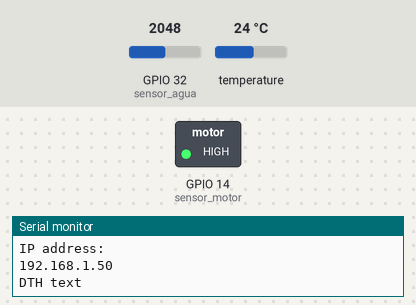
A program run on a simulated ESP32. Parts: switched loads named in the program (green lamp = pin HIGH), the last lines printed to the serial monitor. The inputs (shaded band) are chosen by the test bench; at power-on: GPIO 32 (sensor_agua) = 2048, temperature 24 °C. WiFi joins after 1.5 s; servers stay silent unless stated.

Above: at 5.7 s.
At 11.4 s:
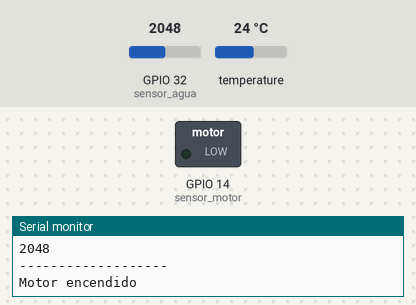
Timing chart, 0 to 13.7 s (numbered marks = the images above):
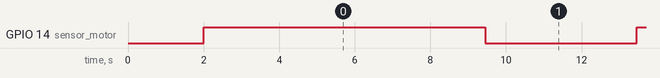

Measured:
- by itself, GPIO 14 (sensor_motor): repeats every 9.0 s: LOW 4.0 s, HIGH 5.0 s

The program:

main.cpp
```cpp
#include <Adafruit_Sensor.h>
#include <DHT.h>
#include <DHT_U.h>
#include <SD.h>
#include <SPIFFS.h>
#include <WiFi.h>
#include <FirebaseESP32.h>

uint32_t delayMS;
#define sensor_agua 32
#define sensor_motor 14
#define dths 4
#define DHTTYPE DHT11
DHT_Unified dht(dths, DHTTYPE);

#define FIREBASE_HOST "tower-garden-default-rtdb.firebaseio.com"
#define FIREBASE_AUTH "h4oZhjYR0M38YcH7kPvRljWnGn6SEJKubiCKbmi1"
FirebaseData tower_garden;
String ruta ="tower-garden";// difinimos ruta de firebase

const char * ssid = "YUYIS_21815";
const char * password = "Daga13maa";

float h;
float t;
int  sensorValue;
int aus;


 unsigned long dthpreviosmili= 0;
 unsigned long dthcurrenmilli= 0;
 const long  humedad = 9000;

 unsigned long nivelpreviosmili= 0;
 unsigned long nivelcurrenmilli= 0;
 const long  nivel = 9000;

 unsigned long reletpreviosmili= 0;
 unsigned long reletcurrenmilli= 0;
 const long  relet = 9000;
 int ensender_motor = 4000;

 void setup(){
  Serial.begin(115200);
  dht.begin();
  pinMode(dths,OUTPUT);
  pinMode(sensor_agua,INPUT_PULLUP);
  pinMode(sensor_motor,OUTPUT);

  WiFi.begin(ssid, password);
  Serial.println("Se esta conectando a la red wifi denominada");

 while (WiFi.status() != WL_CONNECTED){
    delay(1000);
    Serial.println(".");
  }
  Serial.println("");
  Serial.println("Wifi connected");
  Serial.println("IP address:");
 Serial.println(WiFi.localIP());

  // Conexion a Firebase
  Firebase.begin(FIREBASE_HOST,FIREBASE_AUTH);


  //Temperatura y Humedad
 Serial.println(F("DTH text"));
  dht.begin();
  if (isnan(h)||isnan(t)){
    Serial.println(F("Falla en la lectura del sensor"));
    return;
  }


 }
 void loop(){
  dthcurrenmilli = millis();

 if(dthcurrenmilli - dthpreviosmili >= humedad){
    dthpreviosmili = dthcurrenmilli;
    sensors_event_t event;
  dht.temperature().getEvent(&event);
  if (isnan(event.temperature)) {
    Serial.println(F("Error reading temperature!"));
  }
  else {
  h= event.temperature;
  t= event.relative_humidity;

   Serial.print(F("Humedad: %")); //La F() siginifica que lo que esta dentro del parentesis se escribe en la FLASH
   Serial.print(h);
   Serial.println("");
   Serial.print(F("Temperatura: °C")); //La F() siginifica que lo que esta dentro del parentesis se escribe en la FLASH
   Serial.print(t);
   Serial.println("");

   Firebase.setInt(tower_garden,ruta+"/Humedad",t);
   Firebase.setInt(tower_garden,ruta+"/Temperatura",h);

  }
    Serial.println("-------------------");


  nivelcurrenmilli = millis();
  if(nivelcurrenmilli - nivelpreviosmili >= nivel){
    nivelpreviosmili = nivelcurrenmilli;
     int sensorValue = analogRead(sensor_agua);

  Serial.println(sensorValue);
  Firebase.setFloat(tower_garden,ruta+"/Nivel de agua", sensorValue);
    Serial.println("-------------------");


 }


 }


     reletcurrenmilli = millis();
    digitalWrite(sensor_motor,HIGH);
  if(reletcurrenmilli - reletpreviosmili >= relet){
    reletpreviosmili = reletcurrenmilli;

   digitalWrite(sensor_motor, LOW);
   Serial.println("Motor encendido");
   delay(ensender_motor);

  Serial.println("-------------------");
  }
 }

  // Espera de 2 segundos entre cada lectura

  //------------- DTH11 -------------------
  /*sensors_event_t event;
  dht.temperature().getEvent(&event);
  if (isnan(event.temperature)) {
    Serial.println(F("Error reading temperature!"));
  }
  else {
    Serial.print(F("Temperature: "));
    Serial.print(event.temperature);
    Serial.println(F("°C"));
  }
  // Get humidity event and print its value.
  dht.humidity().getEvent(&event);
  if (isnan(event.relative_humidity)) {
    Serial.println(F("Error reading humidity!"));
  }
  else {
    Serial.print(F("Humidity: "));
    Serial.print(event.relative_humidity);
    Serial.println(F("%"));
  }


  //------------- MOTOR ---------------
  digitalWrite(4,HIGH);// EnCiende el motor
  Serial.println("Motor apagado ");
  delay(apagado);// Espera Milisegundos
  //Serial.println(suma);
  digitalWrite(4, LOW);// Apaga el motor
  Serial.println("Motor encendido");
  delay(ensendido);//Espera Milisegundos
  */


   /* level = analogRead(2);
    Serial.print("Nivel de agua: ");
    Serial.println(level);

    return level;
*/
```
